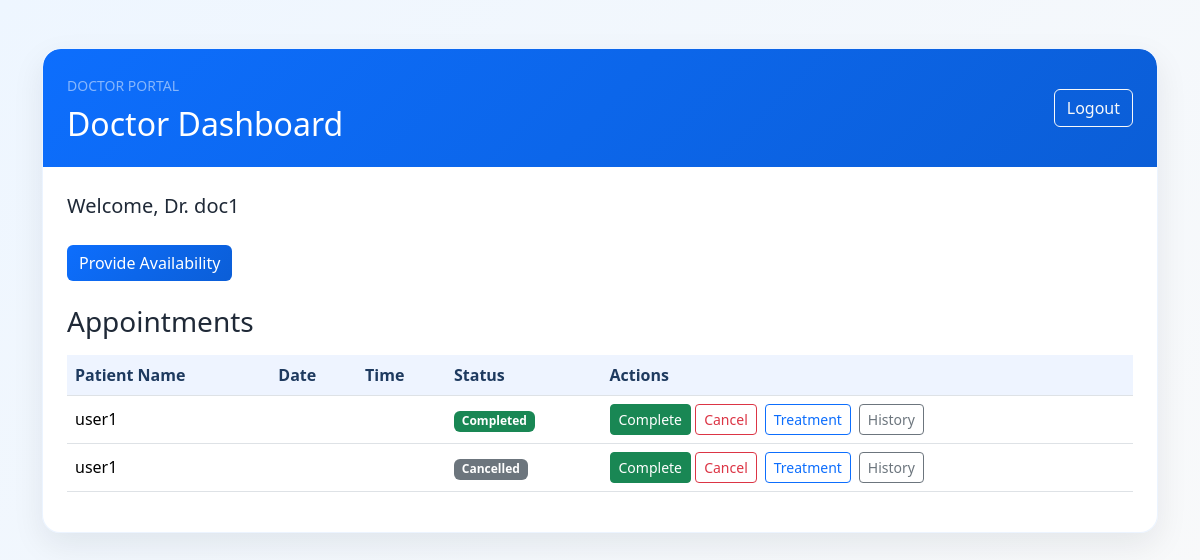
The app's page /doctor/dashboard (signed in), older data.
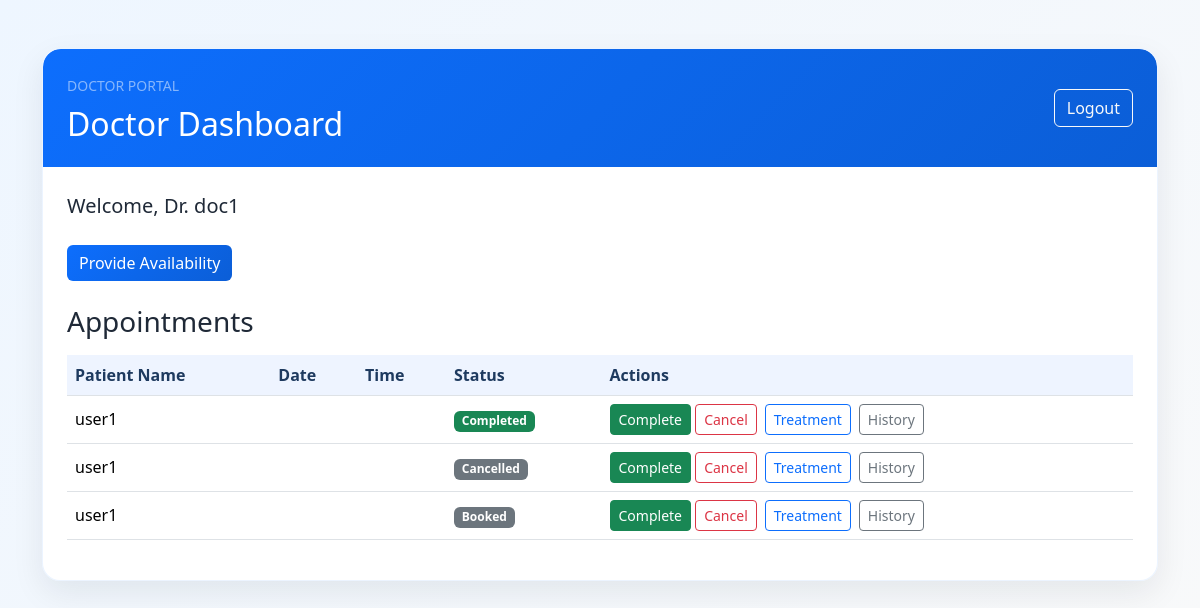
The same page, newer data.
### database.py (models this page shows)
class Appointment(db.Model):
    __tablename__ = "appointments"
    id = db.Column(db.Integer, primary_key=True)
    doctor_id = db.Column(db.Integer, db.ForeignKey("doctor_profiles.id"), nullable=False)
    patient_id = db.Column(db.Integer, db.ForeignKey("patient_profiles.id"), nullable=False)
    appointment_date = db.Column(db.DateTime, nullable=False)
    appointment_time = db.Column(db.Time, nullable=False)
    status = db.Column(db.String(50), nullable=False)  # e.g., 'scheduled', 'completed', 'canceled'
    reason = db.Column(db.Text, nullable=True)
    doctor = db.relationship("DoctorProfile", back_populates="appointments")
    patient = db.relationship("PatientProfile", back_populates="appointments")
    treatment = db.relationship("Treatment", back_populates="appointment", uselist=False, cascade="all, delete-orphan")

class User(db.Model):
    __tablename__ = "users"
    id = db.Column(db.Integer, primary_key = True)
    name = db.Column(db.String(100), nullable=False)
    email = db.Column(db.String(100), unique=True, nullable=False)
    password_hash = db.Column(db.String(255), nullable=False)
    role = db.Column(db.String(50), nullable=False)  # e.g., 'admin', 'doctor', 'patient'
    is_active = db.Column(db.Boolean, default=True)
    doctor_profile = db.relationship("DoctorProfile", back_populates="user", uselist=False, cascade="all, delete-orphan")
    patient_profile = db.relationship("PatientProfile", back_populates="user", uselist=False, cascade="all, delete-orphan")

### app.py (the view)
@app.route("/doctor/dashboard")
@role_required("doctor")
def doctor_dashboard():
    doctor = doctor_profile()
    appointments = Appointment.query.filter_by(doctor_id=doctor.id).all()
    return render_template("doctor_dashboard.html", doctor=doctor, appointments=appointments, availability = doctor.availability)

### app.py (called while the page is built)
def login_required(view):
    @wraps(view)
    def wrapped_view(*args,**kwargs):
        if current_user() is None:
            flash("please login to continue", "error")
            return redirect(url_for("login"))
        return view(*args, **kwargs)
    return wrapped_view

def role_required(role):
    def decorator(view):
        @wraps(view)
        @login_required
        def wraped_view(*args, **kwargs):
            if current_user().role != role:
                return "You are not authrized to access this page."
            return view(*args, **kwargs)
        return wraped_view
    return decorator

def current_user():
    user_id = session.get("user_id")
    if user_id is None:
        return None
    return User.query.get(user_id)

def doctor_profile():
    user = current_user()
    if user and user.role == "doctor":
        return DoctorProfile.query.filter_by(user_id=user.id).first()
    return None

### templates/doctor_dashboard.html (shortened to what this page needs)
<!DOCTYPE html>
<html lang="en">
<head>
    <link href="https://cdn.jsdelivr.net/npm/bootstrap@5.3.3/dist/css/bootstrap.min.css" rel="stylesheet">
    <link rel="stylesheet" href="{{ url_for('static', filename='style.css') }}">
</head>
<body class="bg-light">
    <div class="container py-5">
        <div class="card-soft overflow-hidden">
            <div class="page-header px-4 py-4">
                <div class="d-flex justify-content-between align-items-center flex-wrap gap-3">
                    <div>
                        <small class="text-uppercase text-white-50">Doctor portal</small>
                        <h2 class="mb-0 mt-2">Doctor Dashboard</h2>
                    </div>
                    <a href="{{ url_for('logout') }}" class="btn btn-outline-light">Logout</a>
                </div>
            </div>
            <div class="card-body p-4">
                <p class="lead mb-4">Welcome, Dr. {{ doctor.user.name }}</p>
                <div class="d-flex flex-wrap gap-2 mb-4">
                    <a href="{{ url_for('manage_availability') }}" class="btn btn-primary">Provide Availability</a>
                </div>
                <h3 class="mb-3">Appointments</h3>
                <div class="table-responsive">
                    <table class="table table-hover align-middle">
                        <thead>
                            <tr>
                                <th>Patient Name</th>
                                <th>Date</th>
                                <th>Time</th>
                                <th>Status</th>
                                <th>Actions</th>
                            </tr>
                        </thead>
                        <tbody>
                            {% for appointment in appointments %}
                            <tr>
                                <td>{{ appointment.patient.user.name }}</td>
                                <td>{{ appointment.date }}</td>
                                <td>{{ appointment.time }}</td>
                                <td>
                                    <span class="badge {{ 'bg-success' if appointment.status == 'Completed' else 'bg-warning text-dark' if appointment.status == 'Scheduled' else 'bg-secondary' }}">
                                        {{ appointment.status }}
                                    </span>
                                </td>
                                <td>
                                    <div class="d-flex gap-2 flex-wrap">
                                        <form method="post" action="{{ url_for('update_appointment_status', appointment_id=appointment.id) }}" class="d-inline">
                                            <button type="submit" name="status" value="Completed" class="btn btn-sm btn-success">Complete</button>
                                            <button type="submit" name="status" value="Cancelled" class="btn btn-sm btn-outline-danger">Cancel</button>
                                        </form>
                                        <a href="{{ url_for('add_treatment', appointment_id=appointment.id) }}" class="btn btn-sm btn-outline-primary">Treatment</a>
                                        <a href="{{ url_for('patient_history', patient_id=appointment.patient_id) }}" class="btn btn-sm btn-outline-secondary">History</a>
                                    </div>
                                </td>
                            </tr>
                            {% else %}
                            <tr>
                                <td colspan="5" class="text-center text-muted">No appointments found.</td>
                            </tr>
                            {% endfor %}
                        </tbody>
                    </table>
                </div>
            </div>
        </div>
    </div>
</body>
</html>

Row changes from the older to the newer data that the page shows:
added Appointment: patient.user.name "user1", status "Booked"
